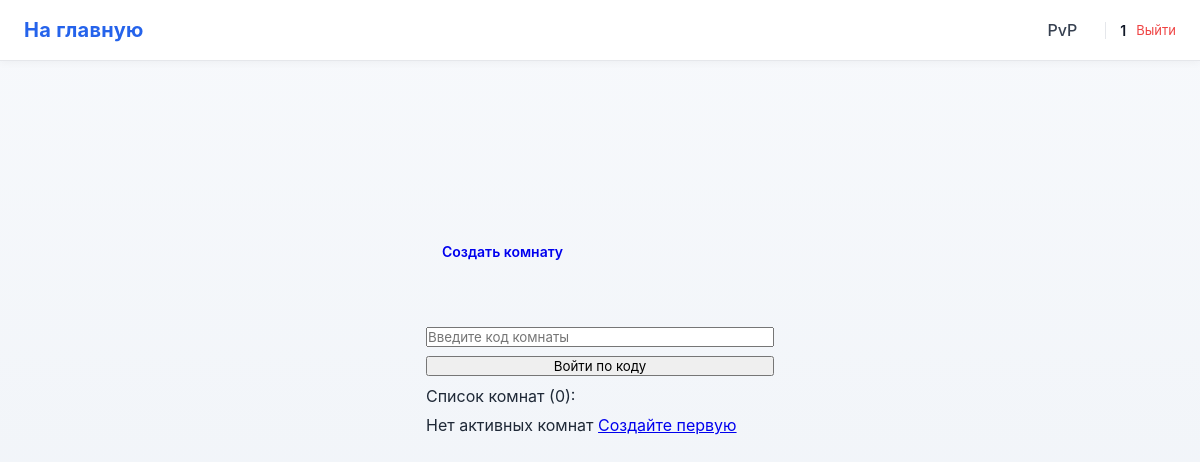
Before: /pvp (signed in) with the older database file.
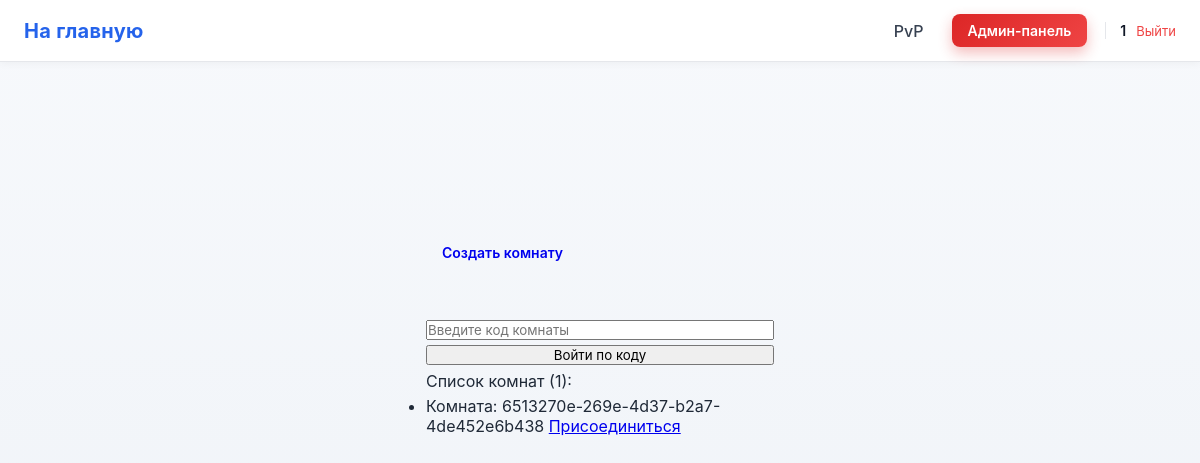
After: the same page with the newer database file.
### main.py (the view)
@app.route('/pvp', methods=["GET", "POST"])
@login_required
def pvp_choose():
    open_rooms = []
    for room_id, info in matches.items():
        if len(info['players']) < 2:
            open_rooms.append(room_id)
    return render_template('choose.html', rooms=open_rooms)

### data/db_session.py (called while the page is built)
def create_session() -> Session:
    global __factory
    return __factory()

### main.py (called while the page is built)
@login_manager.user_loader
def load_user(user_id):
    db_sess = db_session.create_session()
    return db_sess.get(User, user_id)

### templates/choose.html (shortened to what this page needs)
{% extends "base.html" %}
{% block styles %}<link rel="stylesheet" href="{{ url_for('static', filename='choose.css') }}">{% endblock %}
{% block content %}
<div class="choose">
    <a class="btn btn-success" href="/pvp/create">Создать комнату</a>
    <br /><br />
    <input
        type="text"
        id="roomCode"
        placeholder="Введите код комнаты"
    />
    <button onclick="joinByCode()">Войти по коду</button>
    <p>Список комнат ({{ rooms|length }}):</p>
    {% if rooms %}
        <ul>
            {% for room_id in rooms %}
                <li>
                    Комната: {{ room_id }}
                    <a href="/pvp/join/{{ room_id }}">Присоединиться</a>
                </li>
            {% endfor %}
        </ul>
    {% else %}
        <p>Нет активных комнат <a href="/pvp/create">Создайте первую</a></p>
    {% endif %}
</div>
{% endblock %}

### templates/base.html (shortened to what this page needs)
<!doctype html>
<html lang="ru">
<head>
    <link rel="stylesheet" href="{{ url_for('static', filename='base.css') }}">
    {% block styles %}{% endblock %}
</head>
<body>
<header class="site-header">
    <nav class="navbar">
        <div class="nav-left">
            <a class="logo" href="/">На главную</a>
        </div>
        <div class="nav-right">
            {% if current_user.is_authenticated %}
                <a class="nav-link" href="/pvp">PvP</a>
                {% if current_user.admin %}
                    <a class="btn btn-admin" href="/admin">Админ-панель</a>
                {% endif %}
                <div class="user-menu">
                    <span class="username">{{ current_user.name }}</span>
                    <a class="logout" href="/logout">Выйти</a>
                </div>
            {% else %}
                <a class="btn btn-outline" href="/login">Войти</a>
                <a class="btn btn-primary" href="/register">Регистрация</a>
            {% endif %}
        </div>
    </nav>
</header>
<main class="page-content">
    {% block content %}{% endblock %}
</main>
</body>
</html>

Changed rows visible on the page:
changed User: admin empty → True (drawn)
Other visible differences:
{{ rooms|length }}: "0" → "1"
text no longer shown: "Нет активных комнат Создайте первую"
text now shown: "Админ-панель"
new list line: "Комната: 6513270e-269e-4d37-b2a7-4de452e6b438 Присоединиться"
